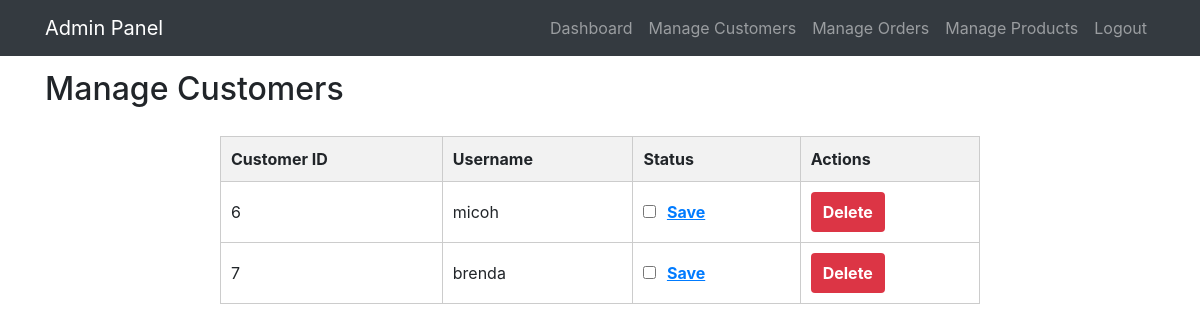
Page /admin/manage_customers.php (signed in) on the earlier database version.
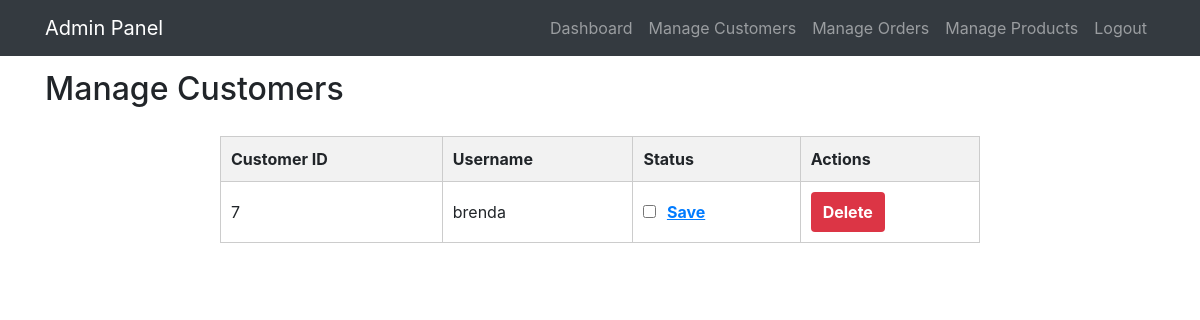
Same page on the later database version.
### tables this page shows
CREATE TABLE `users` (
  `user_id` int(11) NOT NULL,
  `username` varchar(255) DEFAULT NULL,
  `password` varchar(255) DEFAULT NULL,
  `created_at` timestamp NOT NULL DEFAULT current_timestamp(),
  `updated_at` timestamp NOT NULL DEFAULT current_timestamp() ON UPDATE current_timestamp()
);

### admin/manage_customers.php (the view, shortened to what this page needs)
<!DOCTYPE html>
<html>
<head>
    <link rel="stylesheet" href="../css/bootstrap.min.css">
    <link rel="stylesheet" href="../css/admin_header.css">
</head>
<body>
    <?php
    require_once '../db_connection.php';
    $query = "SELECT * FROM users";
    $result = $conn->query($query);
    if ($result->num_rows > 0) {
        $customers = $result->fetch_all(MYSQLI_ASSOC);
    } else {
        $customers = array();
    }
    ?>
    <?php include("admin_header.php"); ?>
    <div class="container">
        <h2>Manage Customers</h2>
        <div class="table-container">
            <table>
                <thead>
                    <tr>
                        <th>Customer ID</th>
                        <th>Username</th>
                        <th>Status</th>
                        <th>Actions</th>
                    </tr>
                </thead>
                <tbody>
                    <?php foreach ($customers as $customer) : ?>
                        <tr>
                            <td><?php echo $customer['user_id']; ?></td>
                            <td><?php echo $customer['username']; ?></td>
                            <td>
                                <form class="status-form">
                                    <input type="checkbox" name="enabled" value="1" <?php if (isset($customer['enabled']) && $customer['enabled'] == 1) echo "checked"; ?>>
                                    <button type="submit" class="status-button">Save</button>
                                </form>
                            </td>
                            <td>
    <form class="delete-form" onsubmit="return confirm('Are you sure you want to delete this customer?');" action="manage_customers.php">
        <button type="button" class="delete-button" onclick="deleteCustomer(this)">Delete</button>
    </form>
</td>
                        </tr>
                    <?php endforeach; ?>
                </tbody>
            </table>
        </div>
    </div>
</body>
</html>

### admin/admin_header.php (shortened to what this page needs)
<!DOCTYPE html>
<html>
<head>
    <link rel="stylesheet" href="../css/bootstrap.min.css">
    <link rel="stylesheet" href="../css/admin_header.css">
</head>
<body>
<nav class="navbar navbar-expand-lg navbar-dark bg-dark admin-nav">
    <div class="container">
        <a class="navbar-brand" href="index.php">Admin Panel</a>
        <div class="collapse navbar-collapse" id="navbarNav">
            <ul class="navbar-nav ml-auto">
                <li class="nav-item <?php if ($active_page === 'dashboard') echo 'active'; ?>">
                    <a class="nav-link" href="index.php">Dashboard</a>
                </li>
                <li class="nav-item <?php if ($active_page === 'customers') echo 'active'; ?>">
                    <a class="nav-link" href="manage_customers.php">Manage Customers</a>
                </li>
                <li class="nav-item <?php if ($active_page === 'orders') echo 'active'; ?>">
                    <a class="nav-link" href="manage_orders.php">Manage Orders</a>
                </li>
                <li class="nav-item <?php if ($active_page === 'products') echo 'active'; ?>">
                    <a class="nav-link" href="manage_products.php">Manage Products</a>
                </li>
                <li class="nav-item">
                    <a class="nav-link" href="logout.php">Logout</a>
                </li>
            </ul>
        </div>
    </div>
</nav>

### css/admin_header.css (style rules this page uses)
.navbar-brand { padding-top: 5px; padding-bottom: 5px; }
.admin-nav { position: fixed; top: 0; left: 0; width: 100%; }

### admin/manage_customers.php (style rules this page uses)
body { padding-top: 70px; }
.navbar { position: fixed; top: 0; left: 0; width: 100%; z-index: 9999; }
.table-container { max-width: 800px; margin: 0 auto; padding: 20px; }
h2 { margin-bottom: 20px; }
table { width: 100%; border-collapse: collapse; }
th, td { padding: 10px; border: 1px solid #ccc; text-align: left; }
th { background-color: #f2f2f2; }
.status-form { display: inline-block; }
.status-button { cursor: pointer; background-color: transparent; border: none; outline: none; color: #007bff; font-weight: bold; text-decoration: underline; }
.delete-form { display: inline-block; }
.delete-button { cursor: pointer; background-color: #dc3545; border: none; color: #fff; font-weight: bold; padding: 8px 12px; border-radius: 4px; transition: background-color 0.3s ease; }

Differences in the rows shown:
removed users: user_id "6", username "micoh"
